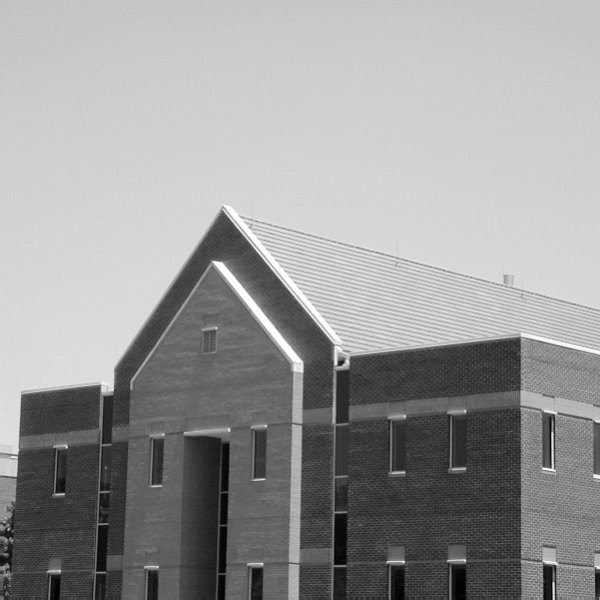
%> input picture Edges/building.tif, 600 x 600 px
$ octave run.m   (GNU Octave 9; MATLAB toolbox functions it lacks are replaced by stand-ins)
%> lines starting %> are read from the running program, lines starting %| are printed output that depends on the picture; in (x1, y1, x2, y2) boxes, pixels count from 0 and x2, y2 are one past the last pixel; in counts of white or black regions, pixels touching at a corner belong together; the program's own positions count from 1
### Edges/gdlog.m
function [E,Z,M] = gdlog(I,s)

I=im2double(I);

%2D-gaussian derivative
% creation of the gaussian filter with parameter 6*s.
% a 6s+1 matrix with central pixel will result.

N = (0:(6*s))-(6*s)/2; 								% line array of size 6s+1 with increasing values of the elements. From each, the mean value is subtracted.
[x,y] = meshgrid(N,N); %full grid
% the one dimensional array becomes 6s+1 * 6s+1 matrix.
G = 1 / (2*pi*s^2) * exp(-(x.^2+y.^2) / (2*s^2)); 	% The 6s+1*6s+1 matrix on which this function has been applied.

% partial derivatives x,y
Gx = -(x/s^2) .* G; 								% element by element multiplication
Gy = -(y/s^2) .* G;

% application of the filter
Dx = imfilter(I, Gx, 'replicate', 'conv');
Dy = imfilter(I, Gy, 'replicate', 'conv');
M = sqrt(Dx.^2 + Dy.^2); 							% M of the matrices Dx, Dy after the filter application

%laplacian of gaussian filter for the image
L = fspecial('log', 6*s, s); 						% smoothing
Z = imfilter(I, L, 'replicate');

%zero crossings Z
Z=Z < 0; 											% thresholding at 0
Z=bwperim(Z);										% extracts the edges of the resulting binary image

% The edges E are being extracted of the above two elements:
E=Z.*M;

end

### Edges/grayshow.m
function grayshow(I)

I = double(I);
mx = max(I(:));
mn = min(I(:));
I = (I - mn) ./ (mx - mn);
imshow(I)

### Edges/run.m
close all;
clear all;

% 1st image: buildings
I1 = imread('building.tif');
%> I1 is the input picture: size 600x600 uint8; min 0, max 255, mean 152.9
I1 = imresize(I1,0.67); 								% to avoid warning due to large initial image size
%> I1: size 402x402 uint8
figure;
imshow(I1), title('original building');
% s is the standard deviation of the respective filters
% default value = 3
s1=3;

%for s1=3:2:99
[E1,Z1,M1] = gdlog(I1,s1);
%> in gdlog, `Z=Z < 0;`:
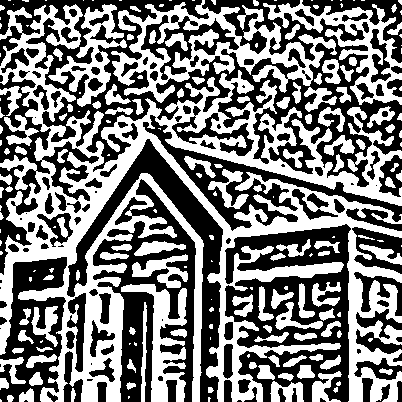
%> Z: size 402x402 logical; 48.3% white; 191 white regions (74 under 20 px), largest, box (x1, y1, x2, y2) and area: (0, 4, 402, 402) 45793, (111, 0, 337, 103) 7467, (263, 0, 402, 105) 3678
%> in gdlog, `Z=bwperim(Z);`: Z: size 402x402 logical; 15.2% white in thin lines or dots

figure, grayshow(M1), title('M image buildings');		% M image
%> in grayshow, `mx = max(I(:));`: mx = 0.081
%> in grayshow, `mn = min(I(:));`: mn = 1.81e-06
figure, grayshow(Z1), title('Z image building');		% Z image
%> in grayshow (call 2), `I = double(I);`: I: size 402x402 double; values 0 (black) and 1 (white), 15.2% white in thin lines or dots
figure, grayshow(E1), title ('E image buildings'); 		% final edge image (product of the above ones)
%end

% Canny method
figure, imshow(~edge(I1, 'canny', [], 1)), title('canny1 buildings');
figure, imshow(~edge(I1, 'canny', [], 2)), title('canny2 buildings');
figure, imshow(~edge(I1, 'canny', [], 4)), title('canny3 buildings');

% Canny image gives binary black and white image in contrary with filtering, which includes intermediate grey shades at M inage.
% So, in fact, the sharpness of each edge is lost. Moreover, it can be observed that after any next application of the canny method
% (with parameters 1,2 and 4) the edges are lost. Thus, the resulting image differs more comparing to the initial.
% The main difference is that Canny gives black edges on white background, while filtering does the opposite.

%2nd image: peppers
I2 = imread('peppers.tif');
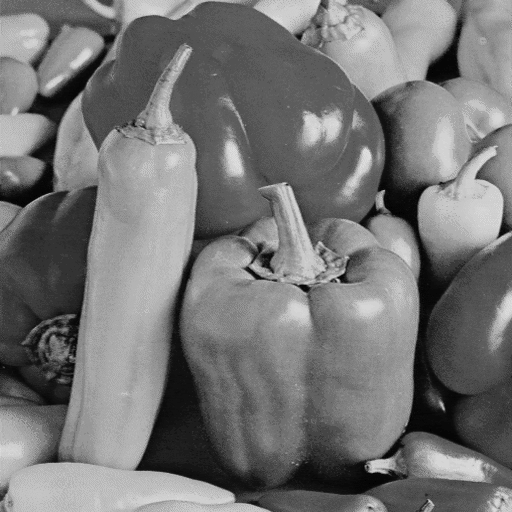
%> input picture Edges/peppers.tif, 512 x 512 px
%> I2 is the input picture: size 512x512 uint8; min 0, max 221, mean 116.9
figure;
imshow(I2), title('original peppers');
s2=3;

%for s2=3:2:99
[E2,Z2,M2] = gdlog(I2,s2);
%> call 2 of gdlog, with s = 3
%> in gdlog (call 2), `Dy = imfilter(I, Gy, 'replicate', 'conv');`:
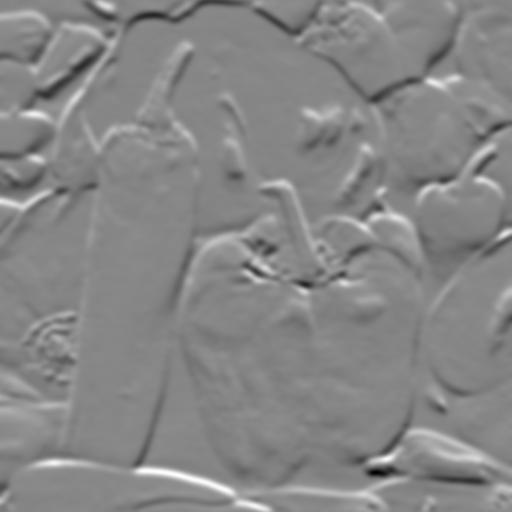
%> Dy: size 512x512 double; min -0.0931, max 0.0832, mean 1.87e-05; drawn with min black and max white
%> in gdlog (call 2), `M = sqrt(Dx.^2 + Dy.^2);`:
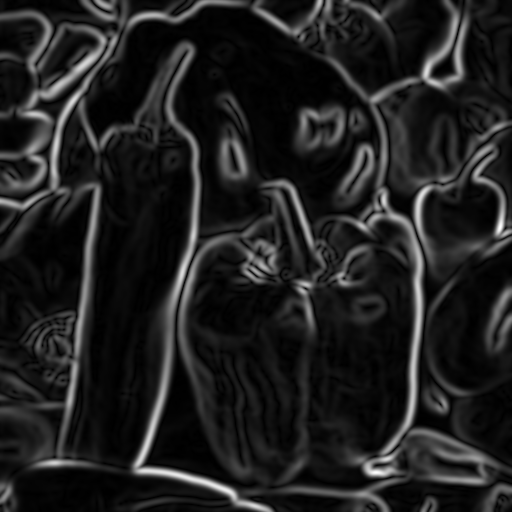
%> M: size 512x512 double; min 9.27e-06, max 0.0937, mean 0.012; drawn with min black and max white
%> in gdlog (call 2), `Z=Z < 0;`:
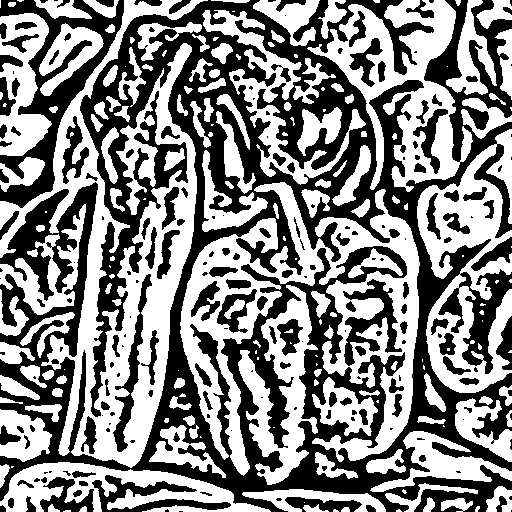
%> Z: size 512x512 logical; 52.2% white; 206 black regions (81 under 20 px), largest, box (x1, y1, x2, y2) and area: (0, 0, 512, 512) 95873, (0, 0, 124, 208) 6752, (343, 279, 402, 366) 1820
%> in gdlog (call 2), `Z=bwperim(Z);`: Z: size 512x512 logical; 11.8% white in thin lines or dots
%> in gdlog (call 2), `E=Z.*M;`:
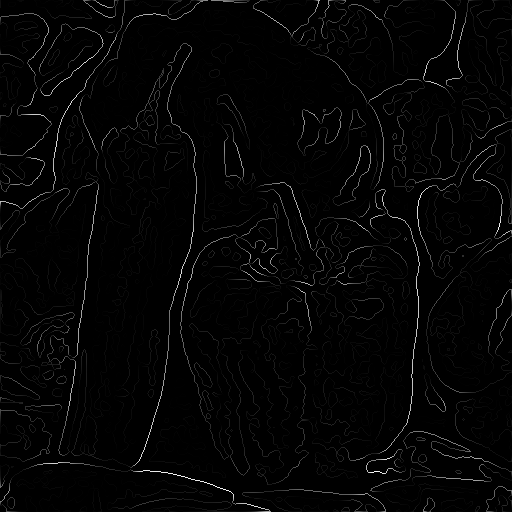
%> E: size 512x512 double; min 0, max 0.0901, mean 0.00158; drawn with min black and max white

figure, grayshow(M2), title ('M image peppers');
figure, grayshow(Z2), title('Z image peppers');
%> in grayshow (call 5), `I = double(I);`: I: size 512x512 double; values 0 (black) and 1 (white), 11.8% white in thin lines or dots
figure, grayshow(E2), title('E image peppers');
%end

%Canny
figure, imshow(~edge(I2, 'canny', [], 1)), title('canny1 peppers');
figure, imshow(~edge(I2, 'canny', [], 2)), title('canny2 peppers');
figure, imshow(~edge(I2, 'canny', [], 4)), title('canny3 peppers');
%> after `imshow(~edge(I2, 'canny', [], 4))`:
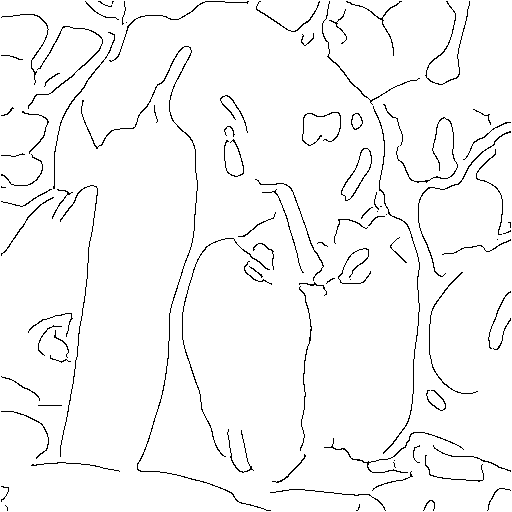
%> displayed picture: size 512x512 logical; 96.8% white; black in thin lines or dots

% After tests on the code above, by increasing the s parameter, it can be observed that the final images differ mostly comparing
% to the initial. This is because, the edges are not so precise (the thinner edges cannot be detected).
% The best result is for s=3, i.e. the minimum value.

% Many methods use histogram analysis to find the mean color density, which is chosen as threshold.
% For automated threshold choice, the information for the neighbouring elements is necessary (luminosity, contrast).
% Based on such -local- values, a method for estimating s can be found (adapting threshold).
% An automated choice of optimal threshold is difficult, though.
